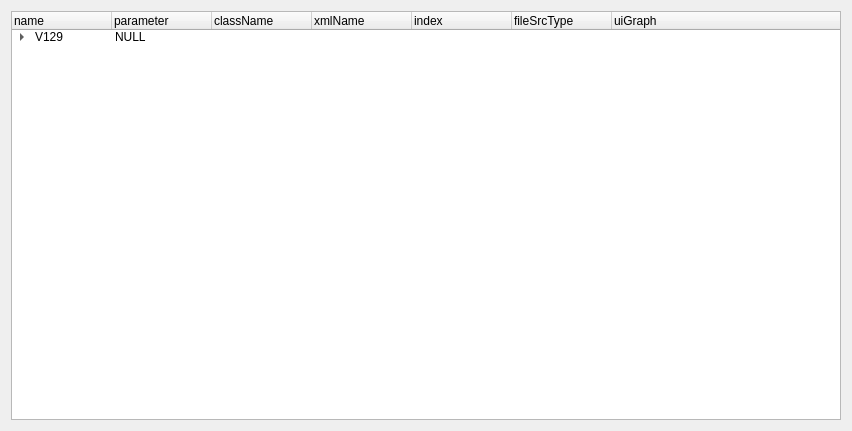
<?xml version="1.0" encoding="UTF-8"?>
<ui version="4.0">
 <class>Form</class>
 <widget class="QWidget" name="Form">
  <property name="geometry">
   <rect>
    <x>0</x>
    <y>0</y>
    <width>852</width>
    <height>431</height>
   </rect>
  </property>
  <property name="windowTitle">
   <string>Form</string>
  </property>
  <layout class="QVBoxLayout" name="verticalLayout">
   <item>
    <widget class="QTreeWidget" name="treeWidget">
     <column>
      <property name="text">
       <string>name</string>
      </property>
     </column>
     <column>
      <property name="text">
       <string>parameter</string>
      </property>
     </column>
     <column>
      <property name="text">
       <string>className</string>
      </property>
     </column>
     <column>
      <property name="text">
       <string>xmlName</string>
      </property>
     </column>
     <column>
      <property name="text">
       <string>index</string>
      </property>
     </column>
     <column>
      <property name="text">
       <string>fileSrcType</string>
      </property>
     </column>
     <column>
      <property name="text">
       <string>uiGraph</string>
      </property>
     </column>
     <item>
      <property name="text">
       <string>V129</string>
      </property>
      <property name="text">
       <string>NULL</string>
      </property>
      <property name="text">
       <string/>
      </property>
      <property name="text">
       <string/>
      </property>
      <property name="text">
       <string/>
      </property>
      <property name="text">
       <string/>
      </property>
      <item>
       <property name="text">
        <string>Axis</string>
       </property>
       <property name="text">
        <string>NULL</string>
       </property>
       <property name="text">
        <string/>
       </property>
       <property name="text">
        <string/>
       </property>
       <property name="text">
        <string/>
       </property>
       <property name="text">
        <string/>
       </property>
       <item>
        <property name="text">
         <string>Motor</string>
        </property>
        <property name="text">
         <string>NULL</string>
        </property>
        <property name="text">
         <string>UiMotor</string>
        </property>
        <property name="text">
         <string>PrmFuncMotor</string>
        </property>
        <property name="text">
         <string>0</string>
        </property>
        <property name="text">
         <string>1</string>
        </property>
        <property name="text">
         <string>GraphMotor129</string>
        </property>
       </item>
       <item>
        <property name="text">
         <string>Encoder</string>
        </property>
        <property name="text">
         <string>NULL</string>
        </property>
        <property name="text">
         <string>UiEncoder</string>
        </property>
        <property name="text">
         <string>PrmFuncEncoder</string>
        </property>
        <property name="text">
         <string>1</string>
        </property>
        <property name="text">
         <string>1</string>
        </property>
        <property name="text">
         <string>GraphEncoder129</string>
        </property>
       </item>
       <item>
        <property name="text">
         <string>Power</string>
        </property>
        <property name="text">
         <string>NULL</string>
        </property>
        <property name="text">
         <string>UiPower</string>
        </property>
        <property name="text">
         <string>PrmFuncPower</string>
        </property>
        <property name="text">
         <string>2</string>
        </property>
        <property name="text">
         <string>1</string>
        </property>
        <property name="text">
         <string>GraphPower129</string>
        </property>
       </item>
       <item>
        <property name="text">
         <string>Current</string>
        </property>
        <property name="text">
         <string>NULL</string>
        </property>
        <property name="text">
         <string>UiCurrent</string>
        </property>
        <property name="text">
         <string>PrmFuncCurrentloop</string>
        </property>
        <property name="text">
         <string>3</string>
        </property>
        <property name="text">
         <string>1</string>
        </property>
        <property name="text">
         <string>GraphCurrent129</string>
        </property>
       </item>
       <item>
        <property name="text">
         <string>Velocity</string>
        </property>
        <property name="text">
         <string>NULL</string>
        </property>
        <property name="text">
         <string>UiVelocity</string>
        </property>
        <property name="text">
         <string>PrmFuncSpeedloop</string>
        </property>
        <property name="text">
         <string>4</string>
        </property>
        <property name="text">
         <string>1</string>
        </property>
        <property name="text">
         <string>GraphVelocity129</string>
        </property>
       </item>
       <item>
        <property name="text">
         <string>Position</string>
        </property>
        <property name="text">
         <string>NULL</string>
        </property>
        <property name="text">
         <string>UiPosition</string>
        </property>
        <property name="text">
         <string>PrmFuncPositionloop</string>
        </property>
        <property name="text">
         <string>5</string>
        </property>
        <property name="text">
         <string>1</string>
        </property>
        <property name="text">
         <string>GraphPosition129</string>
        </property>
       </item>
       <item>
        <property name="text">
         <string>Brake</string>
        </property>
        <property name="text">
         <string>NULL</string>
        </property>
        <property name="text">
         <string>UiBrake</string>
        </property>
        <property name="text">
         <string>PrmFuncBrake</string>
        </property>
        <property name="text">
         <string>6</string>
        </property>
        <property name="text">
         <string>1</string>
        </property>
        <property name="text">
         <string>GraphBrake129</string>
        </property>
       </item>
       <item>
        <property name="text">
         <string>Status</string>
        </property>
        <property name="text">
         <string>NULL</string>
        </property>
        <property name="text">
         <string>UiStatus</string>
        </property>
        <property name="text">
         <string>PrmFuncDeviceStatus</string>
        </property>
        <property name="text">
         <string>7</string>
        </property>
        <property name="text">
         <string>0</string>
        </property>
        <property name="text">
         <string>GraphStatus129</string>
        </property>
       </item>
       <item>
        <property name="text">
         <string>RAM</string>
        </property>
        <property name="text">
         <string>NULL</string>
        </property>
        <property name="text">
         <string>UiRAM</string>
        </property>
        <property name="text">
         <string>PrmRAMAxis</string>
        </property>
        <property name="text">
         <string>8</string>
        </property>
        <property name="text">
         <string>1</string>
        </property>
        <property name="text">
         <string>NULL</string>
        </property>
       </item>
       <item>
        <property name="text">
         <string>FLASH</string>
        </property>
        <property name="text">
         <string>NULL</string>
        </property>
        <property name="text">
         <string>UiFLASH</string>
        </property>
        <property name="text">
         <string>PrmFlashAxis</string>
        </property>
        <property name="text">
         <string>9</string>
        </property>
        <property name="text">
         <string>1</string>
        </property>
        <property name="text">
         <string>NULL</string>
        </property>
       </item>
      </item>
      <item>
       <property name="text">
        <string>Global</string>
       </property>
       <property name="text">
        <string>NULL</string>
       </property>
       <property name="text">
        <string/>
       </property>
       <property name="text">
        <string/>
       </property>
       <property name="text">
        <string/>
       </property>
       <property name="text">
        <string/>
       </property>
       <item>
        <property name="text">
         <string>IO</string>
        </property>
        <property name="text">
         <string>NULL</string>
        </property>
        <property name="text">
         <string>UiIO</string>
        </property>
        <property name="text">
         <string>PrmIO</string>
        </property>
        <property name="text">
         <string/>
        </property>
        <property name="text">
         <string>0</string>
        </property>
        <property name="text">
         <string>NULL</string>
        </property>
       </item>
      </item>
     </item>
    </widget>
   </item>
  </layout>
 </widget>
 <resources/>
 <connections/>
</ui>
